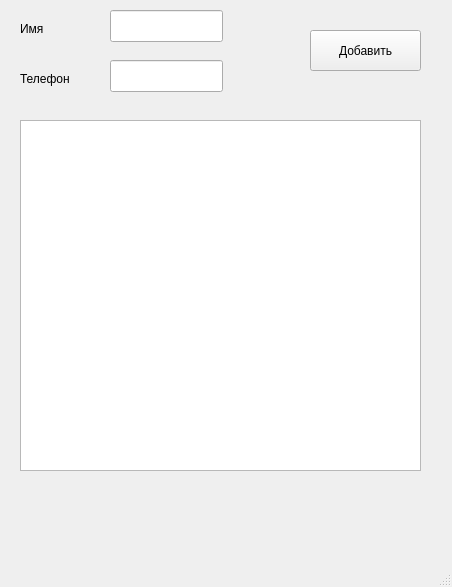
<?xml version="1.0" encoding="UTF-8"?>
<ui version="4.0">
 <class>MainWindow</class>
 <widget class="QMainWindow" name="MainWindow">
  <property name="geometry">
   <rect>
    <x>0</x>
    <y>0</y>
    <width>452</width>
    <height>587</height>
   </rect>
  </property>
  <property name="windowTitle">
   <string>MainWindow</string>
  </property>
  <widget class="QWidget" name="centralwidget">
   <widget class="QPushButton" name="add_btn">
    <property name="geometry">
     <rect>
      <x>310</x>
      <y>30</y>
      <width>111</width>
      <height>41</height>
     </rect>
    </property>
    <property name="text">
     <string>Добавить</string>
    </property>
   </widget>
   <widget class="QLabel" name="label">
    <property name="geometry">
     <rect>
      <x>20</x>
      <y>20</y>
      <width>58</width>
      <height>18</height>
     </rect>
    </property>
    <property name="text">
     <string>Имя</string>
    </property>
   </widget>
   <widget class="QLabel" name="label_2">
    <property name="geometry">
     <rect>
      <x>20</x>
      <y>70</y>
      <width>58</width>
      <height>18</height>
     </rect>
    </property>
    <property name="text">
     <string>Телефон</string>
    </property>
   </widget>
   <widget class="QLineEdit" name="name">
    <property name="geometry">
     <rect>
      <x>110</x>
      <y>10</y>
      <width>113</width>
      <height>32</height>
     </rect>
    </property>
   </widget>
   <widget class="QLineEdit" name="tel">
    <property name="geometry">
     <rect>
      <x>110</x>
      <y>60</y>
      <width>113</width>
      <height>32</height>
     </rect>
    </property>
   </widget>
   <widget class="QListWidget" name="output">
    <property name="geometry">
     <rect>
      <x>20</x>
      <y>120</y>
      <width>401</width>
      <height>351</height>
     </rect>
    </property>
   </widget>
   <widget class="QLabel" name="error_label">
    <property name="geometry">
     <rect>
      <x>30</x>
      <y>480</y>
      <width>391</width>
      <height>18</height>
     </rect>
    </property>
    <property name="text">
     <string/>
    </property>
   </widget>
  </widget>
  <widget class="QMenuBar" name="menubar">
   <property name="geometry">
    <rect>
     <x>0</x>
     <y>0</y>
     <width>452</width>
     <height>30</height>
    </rect>
   </property>
  </widget>
  <widget class="QStatusBar" name="statusbar"/>
 </widget>
 <resources/>
 <connections/>
</ui>
